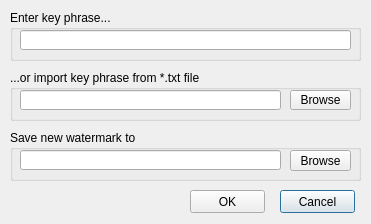
<?xml version="1.0" encoding="UTF-8"?>
<ui version="4.0">
 <class>makeWM</class>
 <widget class="QDialog" name="makeWM">
  <property name="geometry">
   <rect>
    <x>0</x>
    <y>0</y>
    <width>371</width>
    <height>224</height>
   </rect>
  </property>
  <property name="windowTitle">
   <string>Dialog</string>
  </property>
  <widget class="QGroupBox" name="enterKey">
   <property name="geometry">
    <rect>
     <x>10</x>
     <y>10</y>
     <width>351</width>
     <height>51</height>
    </rect>
   </property>
   <property name="title">
    <string>Enter key phrase...</string>
   </property>
   <widget class="QLineEdit" name="editKey">
    <property name="geometry">
     <rect>
      <x>10</x>
      <y>20</y>
      <width>331</width>
      <height>20</height>
     </rect>
    </property>
    <property name="echoMode">
     <enum>QLineEdit::Password</enum>
    </property>
   </widget>
  </widget>
  <widget class="QGroupBox" name="chooseKey">
   <property name="geometry">
    <rect>
     <x>10</x>
     <y>70</y>
     <width>351</width>
     <height>51</height>
    </rect>
   </property>
   <property name="title">
    <string>...or import key phrase from *.txt file</string>
   </property>
   <widget class="QLineEdit" name="pathKey">
    <property name="enabled">
     <bool>true</bool>
    </property>
    <property name="geometry">
     <rect>
      <x>10</x>
      <y>20</y>
      <width>261</width>
      <height>20</height>
     </rect>
    </property>
    <property name="echoMode">
     <enum>QLineEdit::Normal</enum>
    </property>
    <property name="readOnly">
     <bool>true</bool>
    </property>
   </widget>
   <widget class="QToolButton" name="browseKey">
    <property name="geometry">
     <rect>
      <x>280</x>
      <y>20</y>
      <width>61</width>
      <height>20</height>
     </rect>
    </property>
    <property name="text">
     <string>Browse</string>
    </property>
   </widget>
  </widget>
  <widget class="QPushButton" name="cancel">
   <property name="geometry">
    <rect>
     <x>280</x>
     <y>190</y>
     <width>75</width>
     <height>23</height>
    </rect>
   </property>
   <property name="text">
    <string>Cancel</string>
   </property>
  </widget>
  <widget class="QPushButton" name="ok">
   <property name="geometry">
    <rect>
     <x>190</x>
     <y>190</y>
     <width>75</width>
     <height>23</height>
    </rect>
   </property>
   <property name="text">
    <string>OK</string>
   </property>
  </widget>
  <widget class="QGroupBox" name="saveMark">
   <property name="geometry">
    <rect>
     <x>10</x>
     <y>130</y>
     <width>351</width>
     <height>51</height>
    </rect>
   </property>
   <property name="title">
    <string>Save new watermark to</string>
   </property>
   <widget class="QToolButton" name="browseNewMark">
    <property name="geometry">
     <rect>
      <x>280</x>
      <y>20</y>
      <width>61</width>
      <height>21</height>
     </rect>
    </property>
    <property name="text">
     <string>Browse</string>
    </property>
   </widget>
   <widget class="QLineEdit" name="pathNewMark">
    <property name="enabled">
     <bool>true</bool>
    </property>
    <property name="geometry">
     <rect>
      <x>10</x>
      <y>20</y>
      <width>261</width>
      <height>20</height>
     </rect>
    </property>
    <property name="readOnly">
     <bool>true</bool>
    </property>
   </widget>
  </widget>
 </widget>
 <resources/>
 <connections>
  <connection>
   <sender>editKey</sender>
   <signal>textEdited(QString)</signal>
   <receiver>pathKey</receiver>
   <slot>clear()</slot>
   <hints>
    <hint type="sourcelabel">
     <x>94</x>
     <y>40</y>
    </hint>
    <hint type="destinationlabel">
     <x>102</x>
     <y>99</y>
    </hint>
   </hints>
  </connection>
  <connection>
   <sender>pathKey</sender>
   <signal>textChanged(QString)</signal>
   <receiver>editKey</receiver>
   <slot>clear()</slot>
   <hints>
    <hint type="sourcelabel">
     <x>225</x>
     <y>99</y>
    </hint>
    <hint type="destinationlabel">
     <x>224</x>
     <y>41</y>
    </hint>
   </hints>
  </connection>
 </connections>
</ui>
